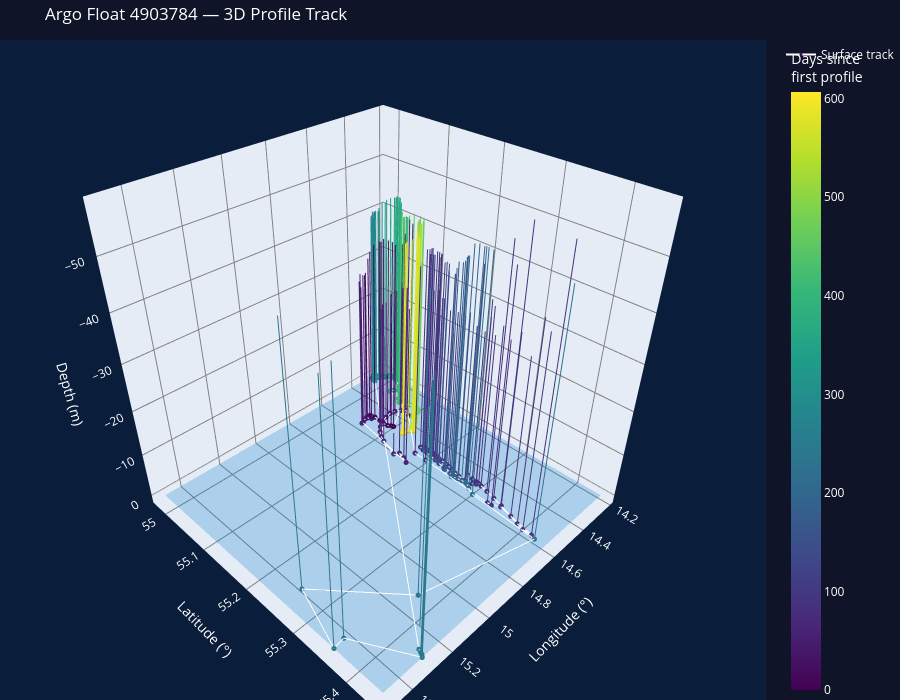

Source (notebook cell):
### Code cell
import numpy as np
import plotly.graph_objects as go

# Sort profiles by time
idx = np.argsort(ds['TIME'].values)
lat  = ds['LATITUDE'].values[idx]
lon  = ds['LONGITUDE'].values[idx]
time = ds['TIME'].values[idx]
pres = ds['PRES'].values[idx]          # (N_PROF, N_LEVELS)

time_num = (time - time[0]).astype('float64') / 1e9 / 86400  # days since first profile

# --- build vertical profile traces ---
traces = []
for i in range(len(idx)):
    valid = np.isfinite(pres[i])
    if not valid.any():
        continue
    depth = -pres[i, valid]            # pressure (dbar) ≈ depth (m), negative = below surface
    n     = valid.sum()
    traces.append(go.Scatter3d(
        x=np.full(n, lon[i]),
        y=np.full(n, lat[i]),
        z=depth,
        mode='lines',
        line=dict(
            color=np.full(n, time_num[i]),
            colorscale='Viridis',
            cmin=time_num.min(),
            cmax=time_num.max(),
            width=2,
        ),
        showlegend=False,
        hovertemplate=(
            f"Cycle {i+1}<br>"
            f"Lon: {lon[i]:.3f}°<br>"
            f"Lat: {lat[i]:.3f}°<br>"
            "Depth: %{z:.0f} m<extra></extra>"
        ),
    ))

# --- surface track ---
traces.append(go.Scatter3d(
    x=lon, y=lat, z=np.zeros(len(lon)),
    mode='lines+markers',
    name='Surface track',
    line=dict(color='white', width=2),
    marker=dict(
        size=3,
        color=time_num,
        colorscale='Viridis',
        cmin=time_num.min(),
        cmax=time_num.max(),
        colorbar=dict(title='Days since<br>first profile', x=1.02),
    ),
    hovertemplate="Lon: %{x:.3f}°<br>Lat: %{y:.3f}°<extra>Surface</extra>",
))

# --- waterline plane ---
lon_grid = np.linspace(lon.min(), lon.max(), 4)
lat_grid = np.linspace(lat.min(), lat.max(), 4)
LON, LAT = np.meshgrid(lon_grid, lat_grid)
traces.append(go.Surface(
    x=LON, y=LAT, z=np.zeros_like(LON),
    colorscale=[[0, 'rgba(0,120,200,0.25)'], [1, 'rgba(0,120,200,0.25)']],
    showscale=False,
    name='Waterline',
    hoverinfo='skip',
))

fig = go.Figure(data=traces)
fig.update_layout(
    title='Argo Float 4903784 — 3D Profile Track',
    scene=dict(
        xaxis_title='Longitude (°)',
        yaxis_title='Latitude (°)',
        zaxis_title='Depth (m)',
        bgcolor='rgb(10, 30, 60)',
        xaxis=dict(gridcolor='grey'),
        yaxis=dict(gridcolor='grey'),
        zaxis=dict(gridcolor='grey', autorange='reversed'),
    ),
    paper_bgcolor='rgb(15, 20, 40)',
    font_color='white',
    margin=dict(l=0, r=0, t=40, b=0),
    height=700,
)
fig.show()
